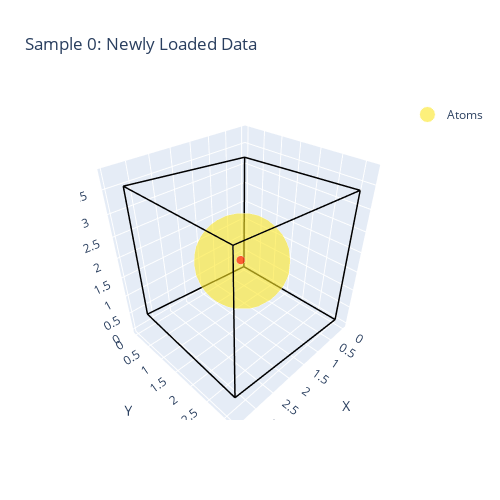

Source (notebook cell):
### Code cell
from tqdm import tqdm
import numpy as np
import torch
import pickle
from omg.datamodule.dataloader import OMGData

# Debug..
with open('crash_input.pkl', 'rb') as f:
    debug_data = pickle.load(f)

species = torch.from_numpy(np.array(debug_data['atomic_numbers'])).long()
pos = torch.from_numpy(np.array(debug_data['points'])).float()
cell = torch.from_numpy(np.array([
    debug_data['x_vec'],
    debug_data['y_vec'],
    debug_data['z_vec']
])).float()

data_for_plotting = OMGData.from_data(
    species=species,
    pos=pos,
    cell=cell,
    convert_to_fractional=False 
)

print(data_for_plotting)

plot_crystal_with_points(data_for_plotting, 0)

### Figure 1 — Plotly figure (JSON) as saved in the notebook; plotly's stock layout.template omitted (floating-point values rounded to 4 significant figures)
{"data": [{"hoverinfo": "text", "hovertext": ["A_n: 80<br>Pos: (1.72, 1.59, 1.89)", "A_n: -1<br>Pos: (1.72, 1.59, 1.89)"], "marker": {"color": ["rgb(253, 231, 37)", "red"], "opacity": 0.6, "size": [66.75, 6.0]}, "mode": "markers", "name": "Atoms", "type": "scatter3d", "x": [1.723, 1.723], "y": [1.587, 1.587], "z": [1.886, 1.886]}, {"hoverinfo": "none", "line": {"color": "black", "width": 3}, "mode": "lines", "showlegend": false, "type": "scatter3d", "x": [0, 3.184], "y": [0, 0], "z": [0, 0.2875]}, {"hoverinfo": "none", "line": {"color": "black", "width": 3}, "mode": "lines", "showlegend": false, "type": "scatter3d", "x": [0, 0.2627], "y": [0, 3.173], "z": [0, 0.2875]}, {"hoverinfo": "none", "line": {"color": "black", "width": 3}, "mode": "lines", "showlegend": false, "type": "scatter3d", "x": [0, 0], "y": [0, 0], "z": [0, 3.197]}, {"hoverinfo": "none", "line": {"color": "black", "width": 3}, "mode": "lines", "showlegend": false, "type": "scatter3d", "x": [3.184, 3.447], "y": [0, 3.173], "z": [0.2875, 0.575]}, {"hoverinfo": "none", "line": {"color": "black", "width": 3}, "mode": "lines", "showlegend": false, "type": "scatter3d", "x": [3.184, 3.184], "y": [0, 0], "z": [0.2875, 3.484]}, {"hoverinfo": "none", "line": {"color": "black", "width": 3}, "mode": "lines", "showlegend": false, "type": "scatter3d", "x": [0.2627, 3.447], "y": [3.173, 3.173], "z": [0.2875, 0.575]}, {"hoverinfo": "none", "line": {"color": "black", "width": 3}, "mode": "lines", "showlegend": false, "type": "scatter3d", "x": [0.2627, 0.2627], "y": [3.173, 3.173], "z": [0.2875, 3.484]}, {"hoverinfo": "none", "line": {"color": "black", "width": 3}, "mode": "lines", "showlegend": false, "type": "scatter3d", "x": [0, 3.184], "y": [0, 0], "z": [3.197, 3.484]}, {"hoverinfo": "none", "line": {"color": "black", "width": 3}, "mode": "lines", "showlegend": false, "type": "scatter3d", "x": [0, 0.2627], "y": [0, 3.173], "z": [3.197, 3.484]}, {"hoverinfo": "none", "line": {"color": "black", "width": 3}, "mode": "lines", "showlegend": false, "type": "scatter3d", "x": [3.447, 3.447], "y": [3.173, 3.173], "z": [0.575, 3.772]}, {"hoverinfo": "none", "line": {"color": "black", "width": 3}, "mode": "lines", "showlegend": false, "type": "scatter3d", "x": [3.184, 3.447], "y": [0, 3.173], "z": [3.484, 3.772]}, {"hoverinfo": "none", "line": {"color": "black", "width": 3}, "mode": "lines", "showlegend": false, "type": "scatter3d", "x": [0.2627, 3.447], "y": [3.173, 3.173], "z": [3.484, 3.772]}], "layout": {"autosize": false, "height": 500, "scene": {"xaxis": {"title": {"text": "X"}}, "yaxis": {"title": {"text": "Y"}}, "zaxis": {"title": {"text": "Z"}}}, "title": {"text": "Sample 0: Newly Loaded Data"}, "width": 500}}
